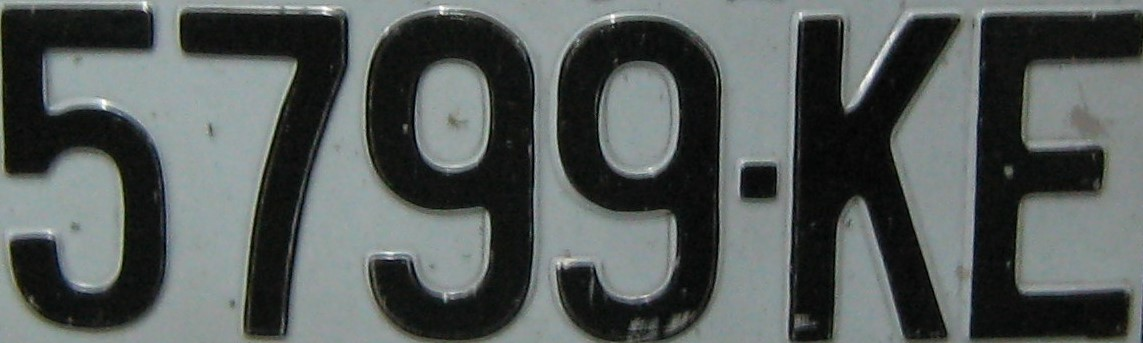
#> input picture 12.jpg, 1143 x 343 px
$ python ocrSplitCutTest.py
#> lines starting #> are read from the running program, lines starting #| are printed output that depends on the picture; after the words box and inside, x2 and y2 are one past the last pixel; in counts of white or black regions, pixels touching at a corner belong together
#https://www.twblogs.net/a/5bbcdd932b71776bd30baded
import cv2

# 定義,都可根據應用進行調整
binary_threshold = 100
segmentation_spacing = 0.9  # 普通車牌值0.95,新能源車牌改爲0.9即可


# 1、讀取圖片，並做灰度處理
img = cv2.imread('12.jpg')
#> img is the input picture: shape (343, 1143, 3); mean B, G, R 90.3, 91.8, 85.7
img_gray = cv2.cvtColor(img, cv2.COLOR_RGB2GRAY)
cv2.imshow('gray',img_gray)
cv2.waitKey(0)


# 2、將灰度圖二值化，設定閥值爲140
img_thre = img_gray
cv2.threshold(img_gray, binary_threshold, 255, cv2.THRESH_BINARY_INV, img_thre)
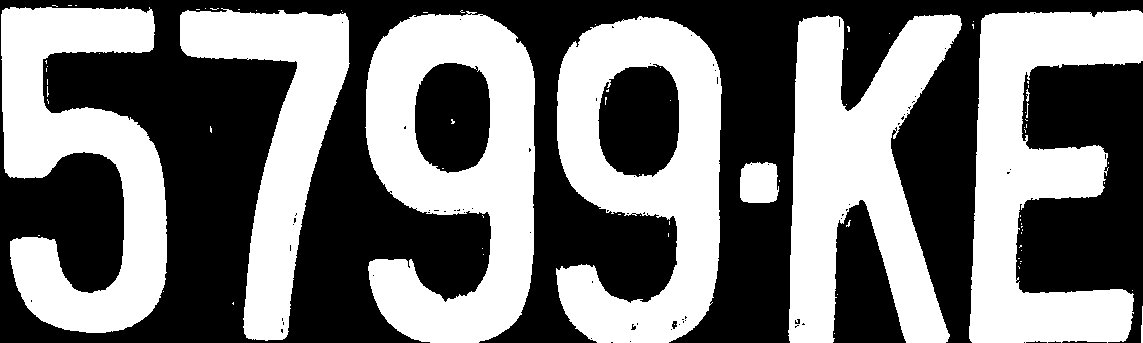
#> img_gray: shape (343, 1143); 46.6% white; 81 white regions (72 under 20 px), largest, box (x1, y1, x2, y2) and area: (365, 11, 535, 343) 34662, (788, 14, 962, 343) 31973, (556, 16, 722, 343) 31896
cv2.imshow('threshold', img_thre)
cv2.waitKey(0)

# 3、保存黑白圖片
cv2.imwrite('new.jpg',img_thre)

# 4、分割字符
white = []  # 記錄每一列的白色像素總和
black = []  # 記錄每一列的黑色像素總和
height = img_thre.shape[0]
#> height = 343
width = img_thre.shape[1]
#> width = 1143
print(width, height)
#| 1143 343
white_max = 0   # 僅保存每列，取列中白色最多的像素總數
black_max = 0   # 僅保存每列，取列中黑色最多的像素總數

# 循環計算每一列的黑白色像素總和
for i in range(width):
    w_count = 0     # 這一列白色總數
    b_count = 0     # 這一列黑色總數
    for j in range(height):
        if img_thre[j][i] == 255:
            w_count += 1
        else:
            b_count += 1
    white_max = max(white_max, w_count)
    black_max = max(black_max, b_count)
    white.append(w_count)
    black.append(b_count)


# False表示白底黑字；True表示黑底白字
arg = black_max > white_max
#> arg = True


# 分割圖像，給定參數爲要分割字符的開始位
def find_end(start_):
#> called with start_ = 2
    end_ = start_ + 1
    for m in range(start_+1, width - 1):
        if(black[m] if arg else white[m]) > (segmentation_spacing * black_max if arg else segmentation_spacing * white_max):
            end_ = m
            break
    return end_


n = 1
start = 1
end = 2
while n < width - 1:
    n += 1
    if(white[n] if arg else black[n]) > ((1 - segmentation_spacing) * white_max if arg else (1 - segmentation_spacing) * black_max):
        # 上面這些判斷用來辨別是白底黑字還是黑底白字
        start = n
        end = find_end(start)
#> end = 167
        n = end
#> n = 167
        if end - start > 5:
            print(start, end)
#| 2 167
            cj = img_thre[1:height, start:end]
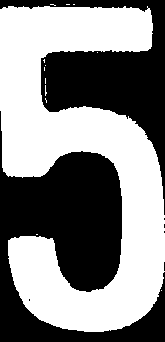
#> cj: shape (342, 165); 52.8% white; 7 black regions (5 under 20 px), largest, box (x1, y1, x2, y2) and area: (0, 111, 165, 342) 16464, (0, 0, 165, 215) 10130
            cv2.imwrite('img/{0}.png'.format(n), cj)      #此句是輸出每個字符，當時未輸出直接看的時候因爲刷新問題，解決好久，後來發現只是顯示刷新的問題
            cv2.imshow('cutChar', cj)
            cv2.waitKey(0)

$ run again, with 123.jpg copied over 12.jpg
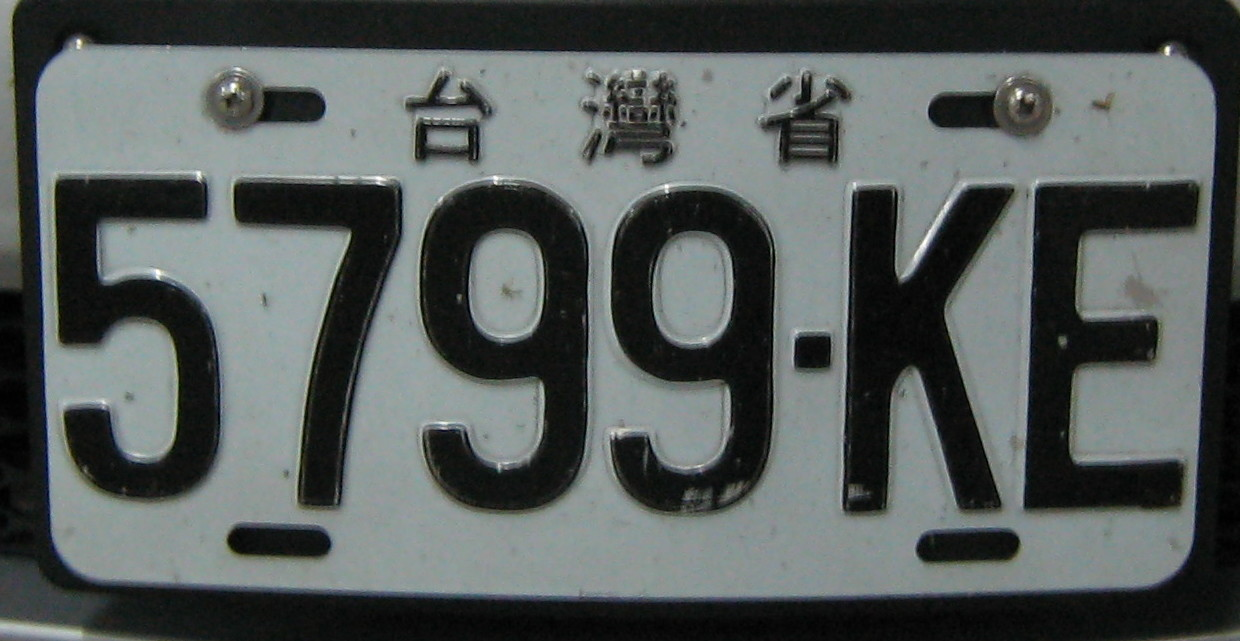
#> input picture 123.jpg, 1240 x 641 px
#> img is the input picture: shape (641, 1240, 3); mean B, G, R 90.1, 91.3, 85.2
#> `cv2.threshold(img_gray, binary_threshold, 255, cv2.THRESH_BINARY_INV, ..`:
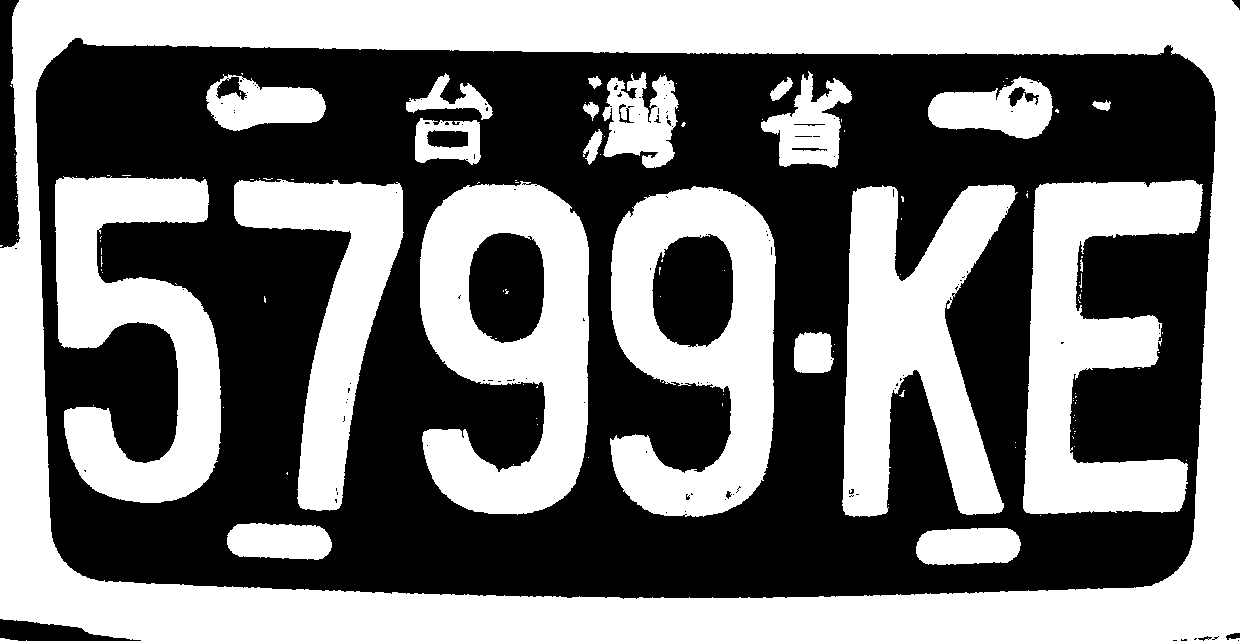
#> img_gray: shape (641, 1240); 47.4% white; 125 white regions (102 under 20 px), largest, box (x1, y1, x2, y2) and area: (0, 0, 1240, 641) 163732, (420, 181, 589, 515) 34701, (842, 184, 1018, 517) 32121
#| 1240 641
#| 2 18
